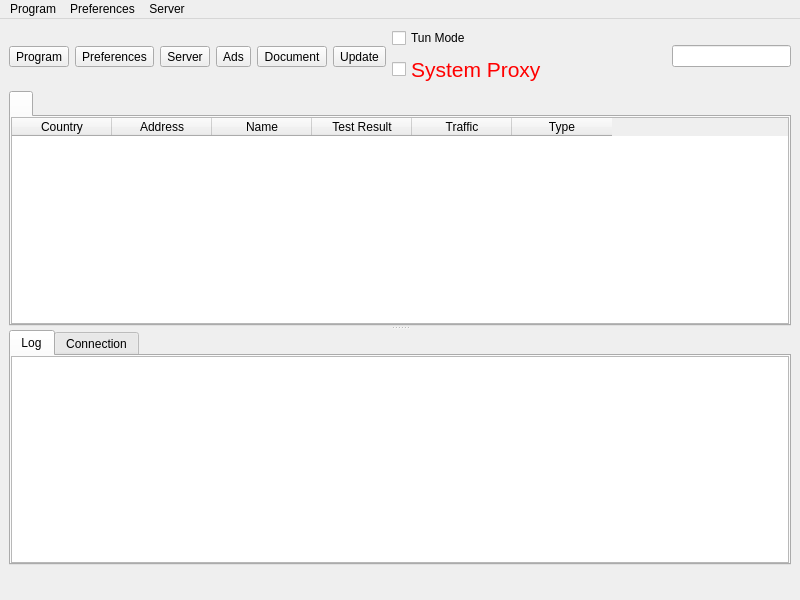
<?xml version="1.0" encoding="UTF-8"?>
<ui version="4.0">
  <class>MainWindow</class>
  <widget class="QMainWindow" name="MainWindow">
    <property name="geometry">
      <rect>
        <x>0</x>
        <y>0</y>
        <width>800</width>
        <height>600</height>
      </rect>
    </property>
    <property name="minimumSize">
      <size>
        <width>800</width>
        <height>600</height>
      </size>
    </property>
    <property name="windowTitle">
      <string notr="true">nya</string>
    </property>
    <widget class="QWidget" name="centralwidget">
      <layout class="QVBoxLayout" name="verticalLayout_3" stretch="0,0,0">
        <item>
          <layout class="QHBoxLayout" name="horizontalLayout_2">
            <item>
              <widget class="QToolButton" name="toolButton_program">
                <property name="text">
                  <string>Program</string>
                </property>
                <property name="icon">
                  <iconset theme="b-system-run">
                    <normaloff>.</normaloff>.</iconset>
                </property>
                <property name="iconSize">
                  <size>
                    <width>24</width>
                    <height>24</height>
                  </size>
                </property>
                <property name="popupMode">
                  <enum>QToolButton::InstantPopup</enum>
                </property>
                <property name="toolButtonStyle">
                  <enum>Qt::ToolButtonTextUnderIcon</enum>
                </property>
              </widget>
            </item>
            <item>
              <widget class="QToolButton" name="toolButton_preferences">
                <property name="text">
                  <string>Preferences</string>
                </property>
                <property name="icon">
                  <iconset theme="b-preferences">
                    <normaloff>.</normaloff>.</iconset>
                </property>
                <property name="iconSize">
                  <size>
                    <width>24</width>
                    <height>24</height>
                  </size>
                </property>
                <property name="popupMode">
                  <enum>QToolButton::InstantPopup</enum>
                </property>
                <property name="toolButtonStyle">
                  <enum>Qt::ToolButtonTextUnderIcon</enum>
                </property>
              </widget>
            </item>
            <item>
              <widget class="QToolButton" name="toolButton_server">
                <property name="text">
                  <string>Server</string>
                </property>
                <property name="icon">
                  <iconset theme="b-network-server">
                    <normaloff>.</normaloff>.</iconset>
                </property>
                <property name="iconSize">
                  <size>
                    <width>24</width>
                    <height>24</height>
                  </size>
                </property>
                <property name="popupMode">
                  <enum>QToolButton::InstantPopup</enum>
                </property>
                <property name="toolButtonStyle">
                  <enum>Qt::ToolButtonTextUnderIcon</enum>
                </property>
              </widget>
            </item>
            <item>
              <widget class="QToolButton" name="toolButton_ads">
                <property name="text">
                  <string>Ads</string>
                </property>
                <property name="icon">
                  <iconset theme="b-internet-web-browser">
                    <normaloff>.</normaloff>.</iconset>
                </property>
                <property name="iconSize">
                  <size>
                    <width>24</width>
                    <height>24</height>
                  </size>
                </property>
                <property name="popupMode">
                  <enum>QToolButton::InstantPopup</enum>
                </property>
                <property name="toolButtonStyle">
                  <enum>Qt::ToolButtonTextUnderIcon</enum>
                </property>
              </widget>
            </item>
            <item>
              <widget class="QToolButton" name="toolButton_document">
                <property name="text">
                  <string>Document</string>
                </property>
                <property name="icon">
                  <iconset theme="b-dialog-question">
                    <normaloff>.</normaloff>.</iconset>
                </property>
                <property name="iconSize">
                  <size>
                    <width>24</width>
                    <height>24</height>
                  </size>
                </property>
                <property name="popupMode">
                  <enum>QToolButton::InstantPopup</enum>
                </property>
                <property name="toolButtonStyle">
                  <enum>Qt::ToolButtonTextUnderIcon</enum>
                </property>
              </widget>
            </item>
            <item>
              <widget class="QToolButton" name="toolButton_update">
                <property name="text">
                  <string>Update</string>
                </property>
                <property name="icon">
                  <iconset theme="b-system-software-update">
                    <normaloff>.</normaloff>.</iconset>
                </property>
                <property name="iconSize">
                  <size>
                    <width>24</width>
                    <height>24</height>
                  </size>
                </property>
                <property name="popupMode">
                  <enum>QToolButton::InstantPopup</enum>
                </property>
                <property name="toolButtonStyle">
                  <enum>Qt::ToolButtonTextUnderIcon</enum>
                </property>
              </widget>
            </item>
            <item>
              <layout class="QVBoxLayout" name="verticalLayout_4">
                <item>
                  <widget class="QCheckBox" name="checkBox_VPN">
                    <property name="sizePolicy">
                      <sizepolicy hsizetype="Minimum" vsizetype="Minimum">
                        <horstretch>0</horstretch>
                        <verstretch>0</verstretch>
                      </sizepolicy>
                    </property>
                    <property name="text">
                      <string>Tun Mode</string>
                    </property>
                  </widget>
                </item>
                <item>
                  <widget class="QCheckBox" name="checkBox_SystemProxy">
                    <property name="text">
                      <string>System Proxy</string>
                    </property>
                    <property name="font">
                      <font>
                        <pointsize>16</pointsize>
                      </font>
                    </property>
                    <property name="styleSheet">
                      <string>
                        color: red;
                      </string>
                    </property>
                  </widget>
                </item>
              </layout>
            </item>
            <item>
              <spacer name="horizontalSpacer">
                <property name="orientation">
                  <enum>Qt::Horizontal</enum>
                </property>
                <property name="sizeHint" stdset="0">
                  <size>
                    <width>40</width>
                    <height>20</height>
                  </size>
                </property>
              </spacer>
            </item>
            <item>
              <widget class="QLineEdit" name="search">
                <property name="clearButtonEnabled">
                  <bool>true</bool>
                </property>
              </widget>
            </item>
            <!-- <item>
       <widget class="QToolButton" name="toolButton_url_test">
        <property name="text">
         <string>URL Test</string>
        </property>
        <property name="popupMode">
         <enum>QToolButton::InstantPopup</enum>
        </property>
        <property name="toolButtonStyle">
         <enum>Qt::ToolButtonTextUnderIcon</enum>
        </property>
       </widget>
      </item> -->
          </layout>
        </item>
        <item>
          <widget class="QSplitter" name="splitter">
            <property name="orientation">
              <enum>Qt::Vertical</enum>
            </property>
            <widget class="QTabWidget" name="tabWidget">
              <property name="currentIndex">
                <number>0</number>
              </property>
              <property name="movable">
                <bool>true</bool>
              </property>
              <widget class="QWidget" name="widget1">
                <attribute name="title">
                  <string />
                </attribute>
                <layout class="QGridLayout" name="gridLayout_2">
                  <property name="leftMargin">
                    <number>0</number>
                  </property>
                  <property name="topMargin">
                    <number>0</number>
                  </property>
                  <property name="rightMargin">
                    <number>0</number>
                  </property>
                  <property name="bottomMargin">
                    <number>0</number>
                  </property>
                  <property name="spacing">
                    <number>0</number>
                  </property>
                  <item row="0" column="0">
                    <widget class="MyTableWidget" name="proxyListTable">
                      <property name="contextMenuPolicy">
                        <enum>Qt::CustomContextMenu</enum>
                      </property>
                      <property name="editTriggers">
                        <set>QAbstractItemView::NoEditTriggers</set>
                      </property>
                      <property name="alternatingRowColors">
                        <bool>true</bool>
                      </property>
                      <property name="selectionBehavior">
                        <enum>QAbstractItemView::SelectRows</enum>
                      </property>
                      <property name="horizontalScrollMode">
                        <enum>QAbstractItemView::ScrollPerPixel</enum>
                      </property>
                      <property name="wordWrap">
                        <bool>false</bool>
                      </property>
                      <attribute name="horizontalHeaderMinimumSectionSize">
                        <number>16</number>
                      </attribute>
                      <attribute name="horizontalHeaderHighlightSections">
                        <bool>false</bool>
                      </attribute>
                      <attribute name="horizontalHeaderShowSortIndicator" stdset="0">
                        <bool>false</bool>
                      </attribute>
                      <attribute name="verticalHeaderDefaultSectionSize">
                        <number>30</number>
                      </attribute>
                      <column>
                        <property name="text">
                          <string>Country</string>
                        </property>
                      </column>
                      <column>
                        <property name="text">
                          <string>Address</string>
                        </property>
                      </column>
                      <column>
                        <property name="text">
                          <string>Name</string>
                        </property>
                      </column>
                      <column>
                        <property name="text">
                          <string>Test Result</string>
                        </property>
                      </column>
                      <column>
                        <property name="text">
                          <string>Traffic</string>
                        </property>
                      </column>
                      <column>
                        <property name="text">
                          <string>Type</string>
                        </property>
                      </column>
                    </widget>
                  </item>
                </layout>
              </widget>
            </widget>
            <widget class="QWidget" name="aaaaaaaaaaaaaaaaaa">
              <layout class="QVBoxLayout" name="aaaaaaaaaaaa" stretch="0">
                <item>
                  <widget class="QTabWidget" name="down_tab">
                    <property name="currentIndex">
                      <number>0</number>
                    </property>
                    <widget class="QWidget" name="tab">
                      <attribute name="title">
                        <string>Log</string>
                      </attribute>
                      <layout class="QVBoxLayout" name="verticalLayout">
                        <property name="spacing">
                          <number>0</number>
                        </property>
                        <property name="leftMargin">
                          <number>0</number>
                        </property>
                        <property name="topMargin">
                          <number>0</number>
                        </property>
                        <property name="rightMargin">
                          <number>0</number>
                        </property>
                        <property name="bottomMargin">
                          <number>0</number>
                        </property>
                        <item>
                          <widget class="QTextBrowser" name="masterLogBrowser">
                            <property name="contextMenuPolicy">
                              <enum>Qt::CustomContextMenu</enum>
                            </property>
                            <property name="openLinks">
                              <bool>false</bool>
                            </property>
                          </widget>
                        </item>
                      </layout>
                    </widget>
                    <widget class="QWidget" name="tab_2">
                      <attribute name="title">
                        <string>Connection</string>
                      </attribute>
                      <layout class="QVBoxLayout" name="verticalLayout_2">
                        <property name="spacing">
                          <number>0</number>
                        </property>
                        <property name="leftMargin">
                          <number>0</number>
                        </property>
                        <property name="topMargin">
                          <number>0</number>
                        </property>
                        <property name="rightMargin">
                          <number>0</number>
                        </property>
                        <property name="bottomMargin">
                          <number>0</number>
                        </property>
                        <item>
                          <widget class="QTableWidget" name="tableWidget_conn">
                            <property name="contextMenuPolicy">
                              <enum>Qt::CustomContextMenu</enum>
                            </property>
                            <property name="editTriggers">
                              <set>QAbstractItemView::NoEditTriggers</set>
                            </property>
                            <property name="selectionBehavior">
                              <enum>QAbstractItemView::SelectRows</enum>
                            </property>
                            <property name="verticalScrollMode">
                              <enum>QAbstractItemView::ScrollPerPixel</enum>
                            </property>
                            <property name="horizontalScrollMode">
                              <enum>QAbstractItemView::ScrollPerPixel</enum>
                            </property>
                            <attribute name="horizontalHeaderHighlightSections">
                              <bool>false</bool>
                            </attribute>
                            <column>
                              <property name="text">
                                <string>Status</string>
                              </property>
                            </column>
                            <column>
                              <property name="text">
                                <string>Outbound</string>
                              </property>
                            </column>
                            <column>
                              <property name="text">
                                <string>Destination</string>
                              </property>
                            </column>
                          </widget>
                        </item>
                      </layout>
                    </widget>
                  </widget>
                </item>
              </layout>
            </widget>
          </widget>
        </item>
        <item>
          <layout class="QHBoxLayout" name="horizontalLayout">
            <item>
              <widget class="QLabel" name="label_running">
                <property name="text">
                  <string />
                </property>
              </widget>
            </item>
            <item>
              <spacer name="horizontalSpacer_2">
                <property name="orientation">
                  <enum>Qt::Horizontal</enum>
                </property>
                <property name="sizeType">
                  <enum>QSizePolicy::Maximum</enum>
                </property>
                <property name="sizeHint" stdset="0">
                  <size>
                    <width>0</width>
                    <height>20</height>
                  </size>
                </property>
              </spacer>
            </item>
            <item>
              <widget class="QLabel" name="label_inbound">
                <property name="text">
                  <string />
                </property>
              </widget>
            </item>
            <item>
              <widget class="QLabel" name="label_speed">
                <property name="text">
                  <string />
                </property>
              </widget>
            </item>
          </layout>
        </item>
      </layout>
    </widget>
    <widget class="QMenuBar" name="menubar">
      <property name="geometry">
        <rect>
          <x>0</x>
          <y>0</y>
          <width>800</width>
          <height>32</height>
        </rect>
      </property>
      <widget class="QMenu" name="menu_program">
        <property name="title">
          <string>Program</string>
        </property>
        <widget class="QMenu" name="menu_spmode">
          <property name="title">
            <string>System Proxy</string>
          </property>
          <addaction name="menu_spmode_system_proxy" />
          <addaction name="menu_spmode_vpn" />
          <addaction name="menu_spmode_disabled" />
        </widget>
        <widget class="QMenu" name="menu_program_preference">
          <property name="title">
            <string>Preferences</string>
          </property>
          <addaction name="actionfake" />
        </widget>
        <widget class="QMenu" name="menuActive_Server">
          <property name="title">
            <string>Active Server</string>
          </property>
          <addaction name="actionfake_2" />
        </widget>
        <widget class="QMenu" name="menuActive_Routing">
          <property name="title">
            <string>Active Routing</string>
          </property>
          <addaction name="actionfake_3" />
        </widget>
        <addaction name="actionShow_window" />
        <addaction name="menu_add_from_clipboard2" />
        <addaction name="menu_scan_qr" />
        <addaction name="separator" />
        <addaction name="actionStart_with_system" />
        <addaction name="actionRemember_last_proxy" />
        <addaction name="actionAllow_LAN" />
        <addaction name="menuActive_Server" />
        <addaction name="menuActive_Routing" />
        <addaction name="menu_spmode" />
        <addaction name="menu_program_preference" />
        <addaction name="separator" />
        <addaction name="actionRestart_Proxy" />
        <addaction name="actionRestart_Program" />
        <addaction name="menu_exit" />
      </widget>
      <widget class="QMenu" name="menu_preferences">
        <property name="title">
          <string>Preferences</string>
        </property>
        <addaction name="menu_manage_groups" />
        <addaction name="menu_basic_settings" />
        <addaction name="menu_routing_settings" />
        <addaction name="menu_vpn_settings" />
        <addaction name="menu_hotkey_settings" />
        <addaction name="menu_open_config_folder" />
      </widget>
      <widget class="QMenu" name="menu_server">
        <property name="title">
          <string>Server</string>
        </property>
        <widget class="QMenu" name="menu_share_item">
          <property name="title">
            <string>Share</string>
          </property>
          <addaction name="menu_qr" />
          <addaction name="menu_export_config" />
          <addaction name="separator" />
          <addaction name="menu_copy_links" />
          <addaction name="menu_copy_links_nkr" />
        </widget>
        <widget class="QMenu" name="menuCurrent_Group">
          <property name="title">
            <string>Current Group</string>
          </property>
          <addaction name="actionfake_5" />
          <addaction name="menu_tcp_ping" />
          <addaction name="menu_url_test" />
          <addaction name="menu_full_test" />
          <addaction name="menu_stop_testing" />
          <addaction name="menu_clear_test_result" />
          <addaction name="menu_resolve_domain" />
          <addaction name="separator" />
          <addaction name="menu_remove_unavailable" />
          <addaction name="menu_delete_repeat" />
          <addaction name="separator" />
          <addaction name="menu_update_subscription" />
        </widget>
        <widget class="QMenu" name="menuCurrent_Select">
          <property name="title">
            <string>Current Select</string>
          </property>
          <addaction name="actionfake_4" />
        </widget>
        <addaction name="menu_add_from_input" />
        <addaction name="menu_add_from_clipboard" />
        <addaction name="separator" />
        <addaction name="menu_start" />
        <addaction name="menu_stop" />
        <addaction name="separator" />
        <addaction name="menu_select_all" />
        <addaction name="menu_move" />
        <addaction name="menu_clone" />
        <addaction name="menu_reset_traffic" />
        <addaction name="menu_delete" />
        <addaction name="separator" />
        <addaction name="menu_share_item" />
        <addaction name="separator" />
        <addaction name="menuCurrent_Select" />
        <addaction name="menuCurrent_Group" />
        <addaction name="separator" />
        <addaction name="menu_profile_debug_info" />
        <addaction name="separator" />
      </widget>
      <addaction name="menu_program" />
      <addaction name="menu_preferences" />
      <addaction name="menu_server" />
    </widget>
    <action name="menu_exit">
      <property name="text">
        <string>Exit</string>
      </property>
    </action>
    <action name="actionShow_window">
      <property name="text">
        <string>Show Window</string>
      </property>
    </action>
    <action name="menu_basic_settings">
      <property name="text">
        <string>Basic Settings</string>
      </property>
    </action>
    <action name="menu_add_from_input">
      <property name="text">
        <string>New profile</string>
      </property>
    </action>
    <action name="menu_manage_groups">
      <property name="text">
        <string>Groups</string>
      </property>
    </action>
    <action name="menu_start">
      <property name="text">
        <string>Start</string>
      </property>
      <property name="shortcut">
        <string notr="true">Return</string>
      </property>
    </action>
    <action name="menu_stop">
      <property name="text">
        <string>Stop</string>
      </property>
      <property name="shortcut">
        <string notr="true">Ctrl+S</string>
      </property>
    </action>
    <action name="menu_routing_settings">
      <property name="text">
        <string>Routing Settings</string>
      </property>
    </action>
    <action name="menu_add_from_clipboard">
      <property name="text">
        <string>Add profile from clipboard</string>
      </property>
      <property name="shortcut">
        <string notr="true">Ctrl+V</string>
      </property>
    </action>
    <action name="menu_delete">
      <property name="text">
        <string>Delete</string>
      </property>
      <property name="shortcut">
        <string notr="true">Del</string>
      </property>
    </action>
    <action name="menu_add_from_clipboard2">
      <property name="text">
        <string>Add profile from clipboard</string>
      </property>
    </action>
    <action name="menu_profile_debug_info">
      <property name="text">
        <string>Debug Info</string>
      </property>
    </action>
    <action name="menu_qr">
      <property name="text">
        <string>QR Code and link</string>
      </property>
      <property name="shortcut">
        <string notr="true">Ctrl+Q</string>
      </property>
    </action>
    <action name="menu_copy_link">
      <property name="text">
        <string>Copy Link</string>
      </property>
    </action>
    <action name="menu_tcp_ping">
      <property name="text">
        <string notr="true">Tcp Ping</string>
      </property>
      <property name="shortcut">
        <string notr="true">Ctrl+Alt+T</string>
      </property>
    </action>
    <action name="menu_url_test">
      <property name="text">
        <string notr="true">Url Test</string>
      </property>
      <property name="shortcut">
        <string notr="true">Ctrl+Alt+U</string>
      </property>
    </action>
    <action name="menu_clear_test_result">
      <property name="text">
        <string>Clear Test Result</string>
      </property>
      <property name="shortcut">
        <string notr="true">Ctrl+Alt+C</string>
      </property>
    </action>
    <action name="menu_export_config">
      <property name="text">
        <string>Export %1 config</string>
      </property>
      <property name="shortcut">
        <string notr="true">Ctrl+E</string>
      </property>
    </action>
    <action name="menu_reset_traffic">
      <property name="text">
        <string>Reset Traffic</string>
      </property>
      <property name="shortcut">
        <string notr="true">Ctrl+R</string>
      </property>
    </action>
    <action name="menu_scan_qr">
      <property name="text">
        <string>Scan QR Code</string>
      </property>
    </action>
    <action name="menu_spmode_system_proxy">
      <property name="checkable">
        <bool>true</bool>
      </property>
      <property name="text">
        <string>Enable System Proxy</string>
      </property>
    </action>
    <action name="menu_spmode_disabled">
      <property name="checkable">
        <bool>true</bool>
      </property>
      <property name="text">
        <string>Disable</string>
      </property>
    </action>
    <action name="menu_delete_repeat">
      <property name="text">
        <string>Remove Duplicates</string>
      </property>
      <property name="shortcut">
        <string notr="true">Ctrl+Alt+D</string>
      </property>
    </action>
    <action name="actionfake">
      <property name="text">
        <string>fake</string>
      </property>
      <property name="visible">
        <bool>false</bool>
      </property>
    </action>
    <action name="menu_move">
      <property name="text">
        <string>Move</string>
      </property>
      <property name="shortcut">
        <string notr="true">Ctrl+M</string>
      </property>
    </action>
    <action name="actionStart_with_system">
      <property name="checkable">
        <bool>true</bool>
      </property>
      <property name="text">
        <string>Start with system</string>
      </property>
    </action>
    <action name="actionRemember_last_proxy">
      <property name="checkable">
        <bool>true</bool>
      </property>
      <property name="text">
        <string>Remember last profile</string>
      </property>
    </action>
    <action name="actionAllow_LAN">
      <property name="checkable">
        <bool>true</bool>
      </property>
      <property name="text">
        <string>Allow other devices to connect</string>
      </property>
    </action>
    <action name="menu_remove_unavailable">
      <property name="text">
        <string>Remove Unavailable</string>
      </property>
      <property name="shortcut">
        <string notr="true">Ctrl+Alt+R</string>
      </property>
    </action>
    <action name="menu_full_test">
      <property name="text">
        <string>Full Test</string>
      </property>
      <property name="shortcut">
        <string notr="true">Ctrl+Alt+F</string>
      </property>
    </action>
    <action name="menu_hotkey_settings">
      <property name="text">
        <string>Hotkey Settings</string>
      </property>
    </action>
    <action name="menu_select_all">
      <property name="text">
        <string>Select All</string>
      </property>
      <property name="shortcut">
        <string notr="true">Ctrl+A</string>
      </property>
    </action>
    <action name="menu_copy_links_nkr">
      <property name="text">
        <string>Copy links of selected (Neko Links)</string>
      </property>
      <property name="shortcut">
        <string notr="true">Ctrl+N</string>
      </property>
    </action>
    <action name="actionfake_2">
      <property name="text">
        <string>fake</string>
      </property>
      <property name="visible">
        <bool>false</bool>
      </property>
    </action>
    <action name="actionfake_3">
      <property name="text">
        <string>fake</string>
      </property>
      <property name="visible">
        <bool>false</bool>
      </property>
    </action>
    <action name="menu_copy_links">
      <property name="text">
        <string>Copy links of selected</string>
      </property>
      <property name="shortcut">
        <string notr="true">Ctrl+C</string>
      </property>
    </action>
    <action name="menu_spmode_vpn">
      <property name="checkable">
        <bool>true</bool>
      </property>
      <property name="text">
        <string>Enable Tun</string>
      </property>
    </action>
    <action name="menu_clone">
      <property name="text">
        <string>Clone</string>
      </property>
      <property name="shortcut">
        <string notr="true">Ctrl+D</string>
      </property>
    </action>
    <action name="menu_update_subscription">
      <property name="text">
        <string>Update subscription</string>
      </property>
      <property name="shortcut">
        <string notr="true">Ctrl+U</string>
      </property>
    </action>
    <action name="menu_resolve_domain">
      <property name="text">
        <string>Resolve domain</string>
      </property>
      <property name="shortcut">
        <string notr="true">Ctrl+Alt+I</string>
      </property>
    </action>
    <action name="menu_vpn_settings">
      <property name="text">
        <string>Tun Settings</string>
      </property>
    </action>
    <action name="actionRestart_Program">
      <property name="text">
        <string>Restart Program</string>
      </property>
    </action>
    <action name="menu_open_config_folder">
      <property name="text">
        <string>Open Config Folder</string>
      </property>
    </action>
    <action name="actionfake_4">
      <property name="text">
        <string notr="true">fake</string>
      </property>
      <property name="visible">
        <bool>false</bool>
      </property>
    </action>
    <action name="actionfake_5">
      <property name="text">
        <string notr="true">fake</string>
      </property>
      <property name="visible">
        <bool>false</bool>
      </property>
    </action>
    <action name="actionRestart_Proxy">
      <property name="text">
        <string>Restart Proxy</string>
      </property>
    </action>
    <action name="menu_stop_testing">
      <property name="text">
        <string>Stop Testing</string>
      </property>
      <property name="shortcut">
        <string notr="true">Ctrl+Alt+S</string>
      </property>
    </action>
  </widget>
  <customwidgets>
    <customwidget>
      <class>MyTableWidget</class>
      <extends>QTableWidget</extends>
      <header>ui/widget/MyTableWidget.h</header>
    </customwidget>
  </customwidgets>
  <resources />
  <connections />
</ui>
